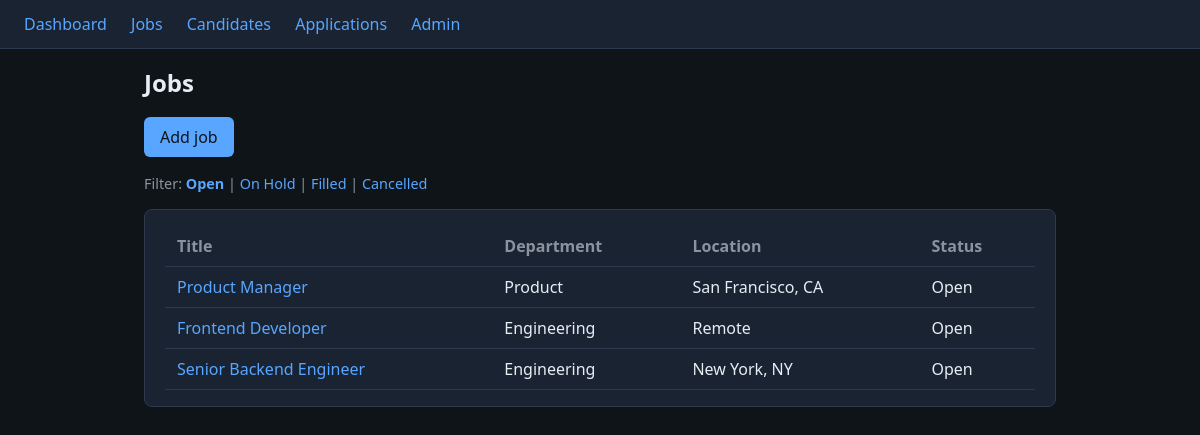
Screenshot of /jobs/ with the database file from the repository.
### ats/models.py (models this page shows, shortened)
class Job(models.Model):
    title = models.CharField(max_length=200)
    department = models.CharField(max_length=100, blank=True)
    location = models.CharField(max_length=150, blank=True)
    description = models.TextField(blank=True)
    status_choices = [
        ('open', 'Open'),
        ('on_hold', 'On Hold'),
        ('filled', 'Filled'),
        ('cancelled', 'Cancelled'),
    ]
    status = models.CharField(max_length=20, choices=status_choices, default='open')
    created_at = models.DateTimeField(auto_now_add=True)
    updated_at = models.DateTimeField(auto_now=True)
    class Meta:
        ordering = ['-created_at']

### ats/views.py (the view)
# urls.py: path('jobs/', views.job_list, name='job_list'),
def job_list(request):
    status_filter = request.GET.get('status', 'open')
    if status_filter not in VALID_JOB_STATUSES:
        status_filter = 'open'
    jobs = Job.objects.filter(status=status_filter).order_by('-created_at')
    return render(request, 'ats/job_list.html', {'jobs': jobs, 'status_filter': status_filter})

### templates/ats/job_list.html (shortened to what this page needs)
{% extends 'base.html' %}
{% block content %}
<h1>Jobs</h1>
<p class="actions"><a href="{% url 'job_create' %}" class="btn">Add job</a></p>
<p class="muted">
    Filter: <a href="?status=open" {% if status_filter == 'open' %}style="font-weight:bold"{% endif %}>Open</a> |
    <a href="?status=on_hold" {% if status_filter == 'on_hold' %}style="font-weight:bold"{% endif %}>On Hold</a> |
    <a href="?status=filled" {% if status_filter == 'filled' %}style="font-weight:bold"{% endif %}>Filled</a> |
    <a href="?status=cancelled" {% if status_filter == 'cancelled' %}style="font-weight:bold"{% endif %}>Cancelled</a>
</p>
{% if jobs %}
<div class="card table-wrap">
    <table>
        <thead>
            <tr><th scope="col">Title</th><th scope="col">Department</th><th scope="col">Location</th><th scope="col">Status</th></tr>
        </thead>
        <tbody>
            {% for job in jobs %}
            <tr>
                <td><a href="{% url 'job_detail' job.pk %}">{{ job.title }}</a></td>
                <td>{{ job.department|default:"—" }}</td>
                <td>{{ job.location|default:"—" }}</td>
                <td>{{ job.get_status_display }}</td>
            </tr>
            {% endfor %}
        </tbody>
    </table>
</div>
{% else %}
<p class="muted">No jobs with this status. <a href="{% url 'job_create' %}">Add a job</a>.</p>
{% endif %}
{% endblock %}

### templates/base.html (style rules this page uses)
:root { --bg: #0f1419; --surface: #1a2332; --border: #2d3a4d; --text: #e6edf3; --muted: #8b949e; --accent: #58a6ff; --accent-hover: #79b8ff; }
* { box-sizing: border-box; }
body { margin: 0; font-family: 'Segoe UI', system-ui, sans-serif; background: var(--bg); color: var(--text); line-height: 1.5; }
a { color: var(--accent); text-decoration: none; }
h1 { font-size: 1.5rem; margin: 0 0 1rem; }
.card { background: var(--surface); border: 1px solid var(--border); border-radius: 8px; padding: 1rem 1.25rem; margin-bottom: 1rem; }
table { width: 100%; border-collapse: collapse; }
th, td { text-align: left; padding: 0.5rem 0.75rem; border-bottom: 1px solid var(--border); }
th { color: var(--muted); font-weight: 600; }
.muted { color: var(--muted); font-size: 0.9rem; }
.btn { display: inline-block; padding: 0.5rem 1rem; background: var(--accent); color: var(--bg); border: none; border-radius: 6px; font: inherit; cursor: pointer; text-decoration: none; }
.actions { margin-top: 1rem; display: flex; gap: 0.5rem; flex-wrap: wrap; }
.table-wrap { overflow-x: auto; -webkit-overflow-scrolling: touch; }
.table-wrap table { min-width: 500px; }

### rows the page displays
Job: title "Product Manager", department "Product", location "San Francisco, CA", status "Open"
Job: title "Frontend Developer", department "Engineering", location "Remote", status "Open"
Job: title "Senior Backend Engineer", department "Engineering", location "New York, NY", status "Open"
